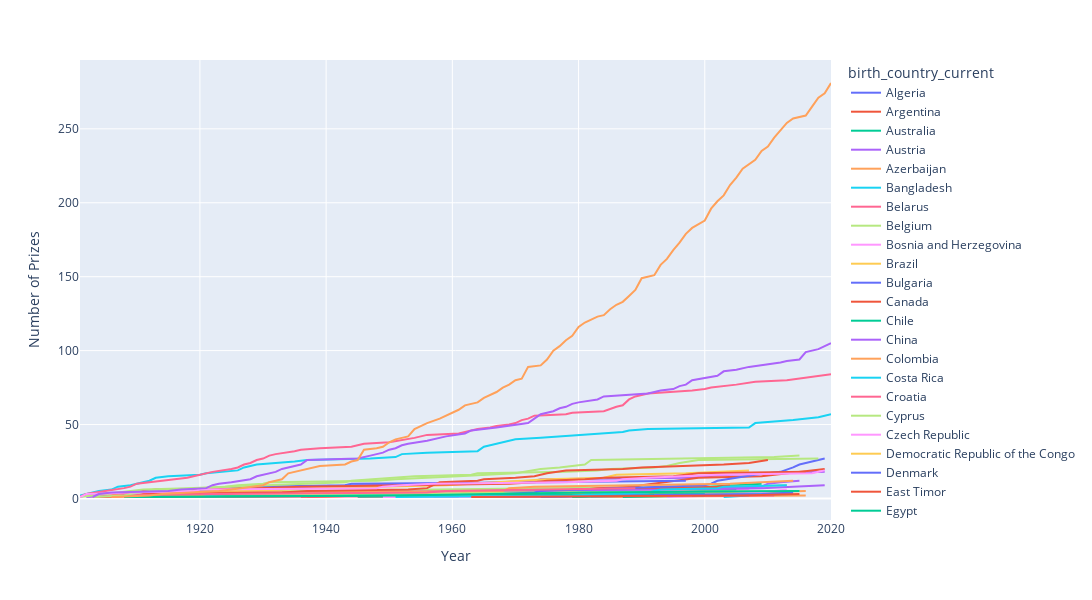

Notebook code cell kept with this figure:
### Code cell
fig = px.line(data_frame=countries_prize_per_year,
              x="year",
              y="cumul_sum",
              color="birth_country_current",
              hover_name='birth_country_current',
              width=1600,
              height=600)
fig.update_layout(xaxis_title="Year",
                  yaxis_title="Number of Prizes")
